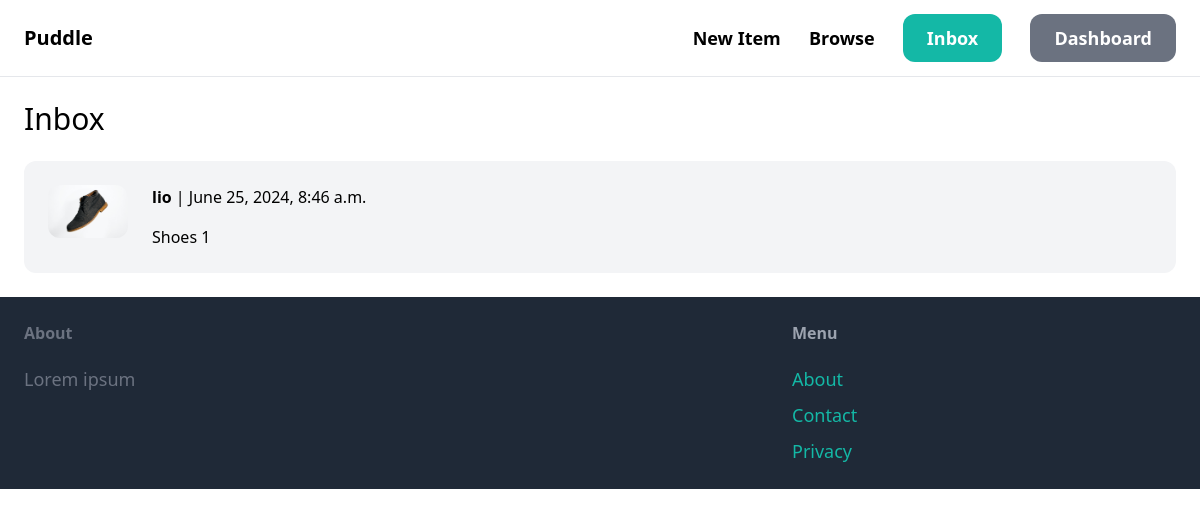
Screenshot of /inbox/ (signed in) with the database file from the repository.
### conversation/models.py (models this page shows)
class Conversation(models.Model):
    item = models.ForeignKey(Item, related_name='conversations', on_delete=models.CASCADE)
    members = models.ManyToManyField(User, related_name='conversations')
    created_at = models.DateTimeField(auto_now_add=True)
    modified_at = models.DateTimeField(auto_now=True)
    class Meta:
        ordering = ('-modified_at',)

### item/models.py (models this page shows, shortened)
class Item(models.Model):
    category = models.ForeignKey(Category, related_name='items',on_delete=models.CASCADE)
    name = models.CharField(max_length=255)
    description = models.TextField(blank=True,null=True)
    price = models.FloatField()
    image = models.ImageField(upload_to='item_images',blank=True,null=True)
    is_sold = models.BooleanField(default=True)
    created_by = models.ForeignKey(User, related_name='items',on_delete=models.CASCADE)
    created_at = models.DateTimeField(auto_now_add=True)

### conversation/views.py (the view)
# urls.py: path('',views.inbox, name = 'inbox'),
@login_required
def inbox(request):
    conversations = Conversation.objects.filter(members__in=[request.user.id])
    return render(request,'conversation/inbox.html',{
        'conversations':conversations
    })

### conversation/templates/conversation/inbox.html (shortened to what this page needs)
{% extends 'core/base.html' %}
{% block content %}
<h1 class="mb-6 text-3xl">Inbox</h1>
<div class="space-y-6">
    {% for conversation in conversations %}
        <a href="{% url 'conversation:detail' conversation.id %}">
            <div class="p-6 flex bg-gray-100 rounded-xl">
                <div class="pr-6">
                    <img src="{{ conversation.item.image.url }}" class="w-20 rounded-xl">
                </div>
                <div>
                    {% for member in conversation.members.all %}
                        {% if member != request.user %}
                            <p class="mb-4"><strong>{{ member.username }}</strong> | {{ conversation.modified_at }}</p>
                            <p>{{ conversation.item.name }}</p>
                        {% endif %}
                    {% endfor %}
                </div>
            </div>
        </a>
    {% endfor %}
</div>
{% endblock %}

### rows the page displays
Conversation: item.image (picture), modified_at "June 25, 2024, 8:46 a.m.", item.name "Shoes 1"

### other values shown
{{ member.username }} "lio"
